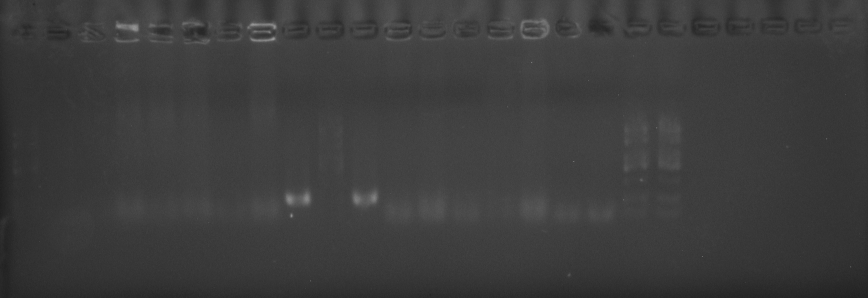
#> input picture 动物传染病学/exp3_zs/12-5.11.tif, 1736 x 595 px (shown at 1/2 size)
$ python plot_nature_final_vision.py
#> lines starting #> are read from the running program, lines starting #| are printed output that depends on the picture
import matplotlib as mpl
import matplotlib.pyplot as plt
from matplotlib.gridspec import GridSpec
import cv2
import numpy as np
import os

# Ultra-dense Nature style for maximum information density
mpl.rcParams.update({
    "font.family": "sans-serif",
    "font.sans-serif": ["Arial", "Helvetica", "DejaVu Sans", "sans-serif"],
    "svg.fonttype": "none",
    "pdf.fonttype": 42,
    "font.size": 7,
    "axes.linewidth": 0.5,
})

def process_gel_full(path):
#> called with path = 'exp3_zs/12-5.11.tif'
    img = cv2.imread(path, cv2.IMREAD_GRAYSCALE)
#> img is the input picture: shape (595, 1736); min 28, max 190, mean 60.7
    if img is None: return None
    # Contrast enhancement without aggressive cropping
    img = cv2.normalize(img, None, 0, 255, cv2.NORM_MINMAX)
    return img

def create_final_vision_figure():
    input_dir = "exp3_zs"
    pcr_files = ["12-5.11.tif", "34-5.11.tif", "56-5.11.tif", "78-5.11.tif"]

    # Load and prepare lane-specific crops for Perspective 2
    # Estimation of lane positions based on strip preview
    lanes_oral = []
    lanes_inj = []

    fig = plt.figure(figsize=(8, 6), dpi=300)
    gs = GridSpec(2, 1, height_ratios=[1.2, 0.8], hspace=0.4)

    # --- Panel A: Two Perspectives of PCR Results ---
    gs_a = gs[0].subgridspec(1, 2, wspace=0.3)

    # A1: Perspective 1 - Dose-wise Route Comparison (Original Strips)
    ax_a1_master = fig.add_subplot(gs_a[0])
    ax_a1_master.set_title("a1 | Perspective 1: Dose-wise Comparison", loc='left', fontweight='bold', fontsize=8)
    ax_a1_master.axis('off')

    inner_gs1 = gs_a[0].subgridspec(4, 1, hspace=0.1)
    labels = ["Ctrl", "Low", "Mid", "High"]
    for i, (f, label) in enumerate(zip(pcr_files, labels)):
        ax = fig.add_subplot(inner_gs1[i])
        img = process_gel_full(os.path.join(input_dir, f))
        if img is not None:
            # Consistent height for concatenation
            img = cv2.resize(img, (800, 200))
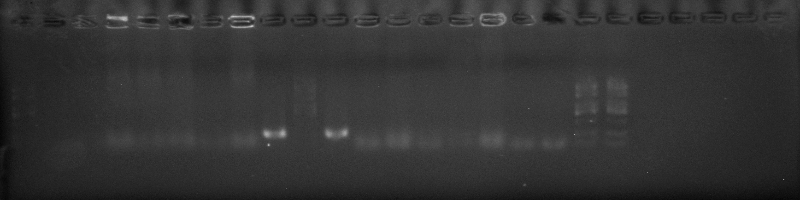
#> img: shape (200, 800); min 5, max 200, mean 51.4
            ax.imshow(img, cmap='magma', aspect='auto')
            # Collect for perspective 2
            w = img.shape[1]
#> w = 800
            lanes_oral.append(img[:, :w//2])
            lanes_inj.append(img[:, w//2:])

        ax.set_ylabel(label, fontsize=6, rotation=0, ha='right', va='center')
        ax.set_xticks([])
        ax.set_yticks([])
        ax.text(0.25, 0.1, f"{i*2+1}", transform=ax.transAxes, color='white', ha='center', fontsize=5)
        ax.text(0.75, 0.1, f"{i*2+2}", transform=ax.transAxes, color='white', ha='center', fontsize=5)
#> pass 2 of the loop in create_final_vision_figure, `for i, (f, label) in enumerate(zip(pcr_files, labels)):`:
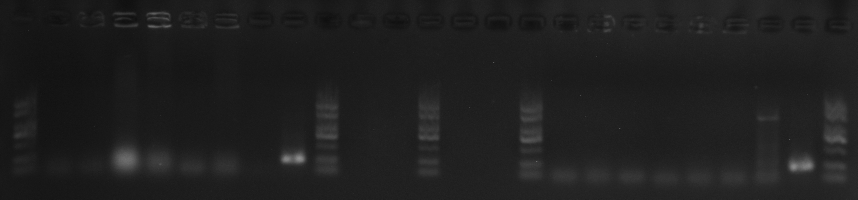
#> input picture 动物传染病学/exp3_zs/34-5.11.tif, 1715 x 399 px (shown at 1/2 size)
#> in process_gel_full, img is the input picture: shape (399, 1715); min 12, max 255, mean 31.5
#> in create_final_vision_figure, `img = cv2.resize(img, (800, 200))`:
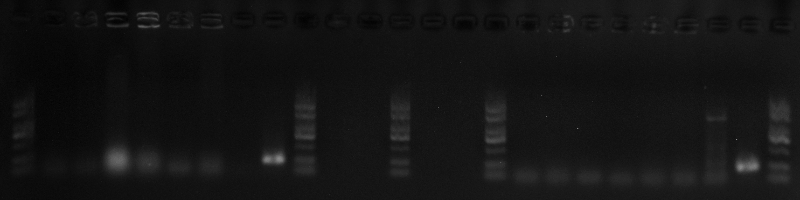
#> img: shape (200, 800); min 2, max 138, mean 20.4
#> pass 3 of the loop in create_final_vision_figure, `for i, (f, label) in enumerate(zip(pcr_files, labels)):`:
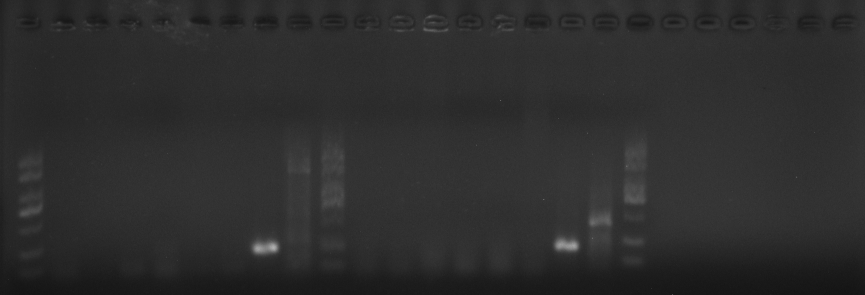
#> input picture 动物传染病学/exp3_zs/56-5.11.tif, 1730 x 590 px (shown at 1/2 size)
#> in process_gel_full, img is the input picture: shape (590, 1730); min 17, max 193, mean 45.3
#> in create_final_vision_figure, `img = cv2.resize(img, (800, 200))`:
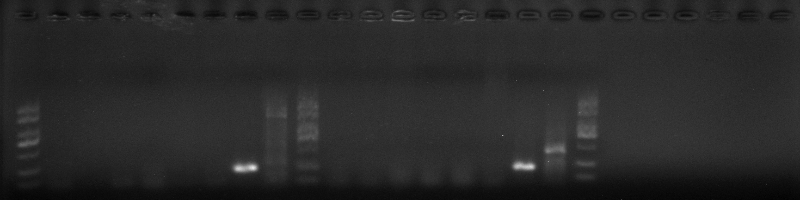
#> img: shape (200, 800); min 1, max 229, mean 40.9
#> the loop made 4 passes; the first 3 are shown

    # A2: Perspective 2 - Route-wise Dose Trend (Re-grouped Lanes)
    ax_a2_master = fig.add_subplot(gs_a[1])
    ax_a2_master.set_title("a2 | Perspective 2: Route-wise Trend", loc='left', fontweight='bold', fontsize=8)
    ax_a2_master.axis('off')

    inner_gs2 = gs_a[1].subgridspec(2, 1, hspace=0.2)
    # Oral Trend
    ax_oral = fig.add_subplot(inner_gs2[0])
    oral_strip = np.hstack(lanes_oral)
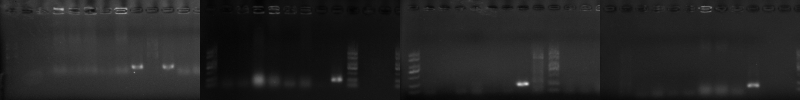
#> oral_strip: shape (200, 1600) (shown at 1/2 size); min 2, max 229, mean 35.6
    ax_oral.imshow(oral_strip, cmap='magma', aspect='auto')
    ax_oral.set_ylabel("Oral", fontsize=6, fontweight='bold')
    ax_oral.set_xticks([])
    ax_oral.set_yticks([])
    for i, l in enumerate([1,3,5,7]):
        ax_oral.text((i+0.5)/4, 0.1, f"L{l}", transform=ax_oral.transAxes, color='white', ha='center', fontsize=5)

    # Inj Trend
    ax_inj = fig.add_subplot(inner_gs2[1])
    inj_strip = np.hstack(lanes_inj)
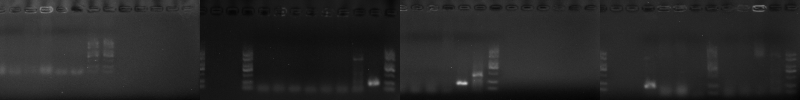
#> inj_strip: shape (200, 1600) (shown at 1/2 size); min 1, max 214, mean 38.5
    ax_inj.imshow(inj_strip, cmap='magma', aspect='auto')
    ax_inj.set_ylabel("Inj", fontsize=6, fontweight='bold')
    ax_inj.set_xticks([])
    ax_inj.set_yticks([])
    for i, l in enumerate([2,4,6,8]):
        ax_inj.text((i+0.5)/4, 0.1, f"L{l}", transform=ax_inj.transAxes, color='white', ha='center', fontsize=5)

    # --- Panel B: 16S RNA Identification ---
    ax_b = fig.add_subplot(gs[1])
    ax_b.axis('off')
    ax_b.set_title("b | 16S rRNA Sequence & Identification Analysis", loc='left', fontweight='bold', fontsize=8)

    seq = (
        "ACAATATGGTTAGCGCCCTCCCGAAGGTTAAGCTACCTACTTCTTTTGCAACCCACTCCCATGGTGTGACGGGCGGTGTGTACAAGGCCCGGGAACGTATTCACCGTGGCATTCTGATCC\n"
        "ACGATTACTAGCGATTCCGACTTCATGGAGTCGAGTTGCAGACTCCAATCCGGACTACGACGCACTTTATGAGGTCCGCTTGCTCTCGCGAGGTCGCTTCTCTTTGTATGCGCCATTGTAG\n"
        "CACGTGTGTAGCCCTGGTCGTAAGGGCCATGATGACTTGACGTCATCCCCACCTTCCTCCAGTTTATCACTGGCAGTCTCCTTTGAGTTCCCGACCTAATCGCTGGCAACAAAGGATAAGG\n"
        "GTTGCGCTCGTTGCGGGACTTAACCCAACATTTCACAACACGAGCTGACGACAGCCATGCAGCACCTGTCTCACAGTTCCCGAAGGCCACAAATCCATCTCTGGATTCTTCTGTGGATGTC\n"
        "AAGACCAGGTAAGGTTCTTCGCGTTGCATCGAATTAAACCACATACTCCACCGCTTGTGCGGGCCCCCGTCAATTCATTTGAGTTTTAACCTTGCGGCCGTACTCCCCAGGCGGTCTACTT\n"
        "AACGCGTTAGCTCCGGAAGCCACGCCTCAAGGGCACAACCTCCAAGTAGACATCGTTTACGGCGTGGACTACCAGGGTATCTAATCCTGTTTGCTCCCCACGCTTTCGCACCTGAGCGTCA\n"
        "GTCTTTGTCCAGGGGGCCGCCTTCGCCACCGGTATTCCTCCAGATCTCTACGCATTTCACCGCTACACCTGGAATTCTACCCCCCTCTACAAGACTCAAGCCTGCCAGTTTCGAATGCAGT\n"
        "TCCCAGGTTGAGCCCGGGGATTTCACATCCGACTTGACAGACCGCCTGCGTGCGCTTTACGCCCAGTAATTCCGATTAACGCTTGCACCCTCCGTATTACCGCGGCTGCTGGCACGGAGTTA\n"
        "GCCGGTGCTTCTTCTGCGGGTAACGTCAATTGCTGCGGTTATTAACCACAACACCTTCCTCCCCGCTGAAAGTACTTTACAACCCGAAGGCCTTCTTCATACACGCGGCATGGCTGCATCA\n"
        "GGCTTGCGCCCATTGTGCAATATTCCCCACTGCTGCCTCCCGTAGGAGTCTGGACCGTGTCTCAGTTCCAGTGTGGCTGGTCATCCTCTCAGACCAGCTAGGGATCGTCGCCTTGGTGAGCC\n"
        "GTTACCTCACCAACAAGCTAATCCCATCTGGGCACATCTGATGGCAAGAGGCCCGAAGGTCCCCCTCTTTGGTCTTGCGACGTTATGCGGTATTAGCCACCGTTTCCAGTAGTTATCCCCC\n"
        "TCCATCAGGCAGTTTCCCAGACATTACTCACCCGTCCGCCACTCGTCAGCAAAGCAGCAAGCTGCTTCCTGTTACCGTTCGACTTGCATGT"
    )

    # ID Summary Table in Panel B
    id_results = [
        ("Lane 3 (Oral Low)", "Escherichia coli", "Commensal/Opportunistic"),
        ("Lane 6 (Inj Mid)", "Escherichia coli", "Internal Translocation"),
        ("Lane 8 (Inj High)", "Salmonella enterica", "Confirmed Infection")
    ]

    ax_b.text(0, 0.85, "16S Sequence (Partial):", fontweight='bold', fontsize=6)
    ax_b.text(0, 0.45, seq, fontsize=4, fontfamily='monospace', linespacing=1.2)

    y_table = 0.35
    ax_b.text(0, y_table, "Sample ID Summary:", fontweight='bold', fontsize=6)
    for sample, hit, note in id_results:
        y_table -= 0.08
        color = '#E64B35FF' if "Salmonella" in hit else '#333333'
        ax_b.text(0.05, y_table, f"{sample}:", fontweight='bold', fontsize=5.5)
        ax_b.text(0.3, y_table, hit, color=color, fontsize=5.5, fontstyle='italic')
        ax_b.text(0.6, y_table, f"({note})", fontsize=5.5, color='#666666')

    output_path = "final_version/Salmonella_Publication_Final_v3"
    os.makedirs("final_version", exist_ok=True)
    fig.savefig(f"{output_path}.png", bbox_inches='tight', dpi=400)
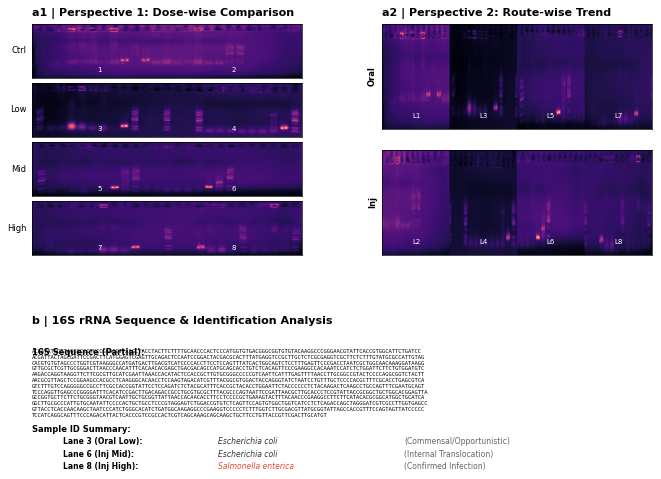
#> figure drawn by matplotlib, 6 panels
    fig.savefig(f"{output_path}.pdf", bbox_inches='tight')

    print(f"Final report v3 saved as {output_path}.png/pdf")

if __name__ == "__main__":
    create_final_vision_figure()
